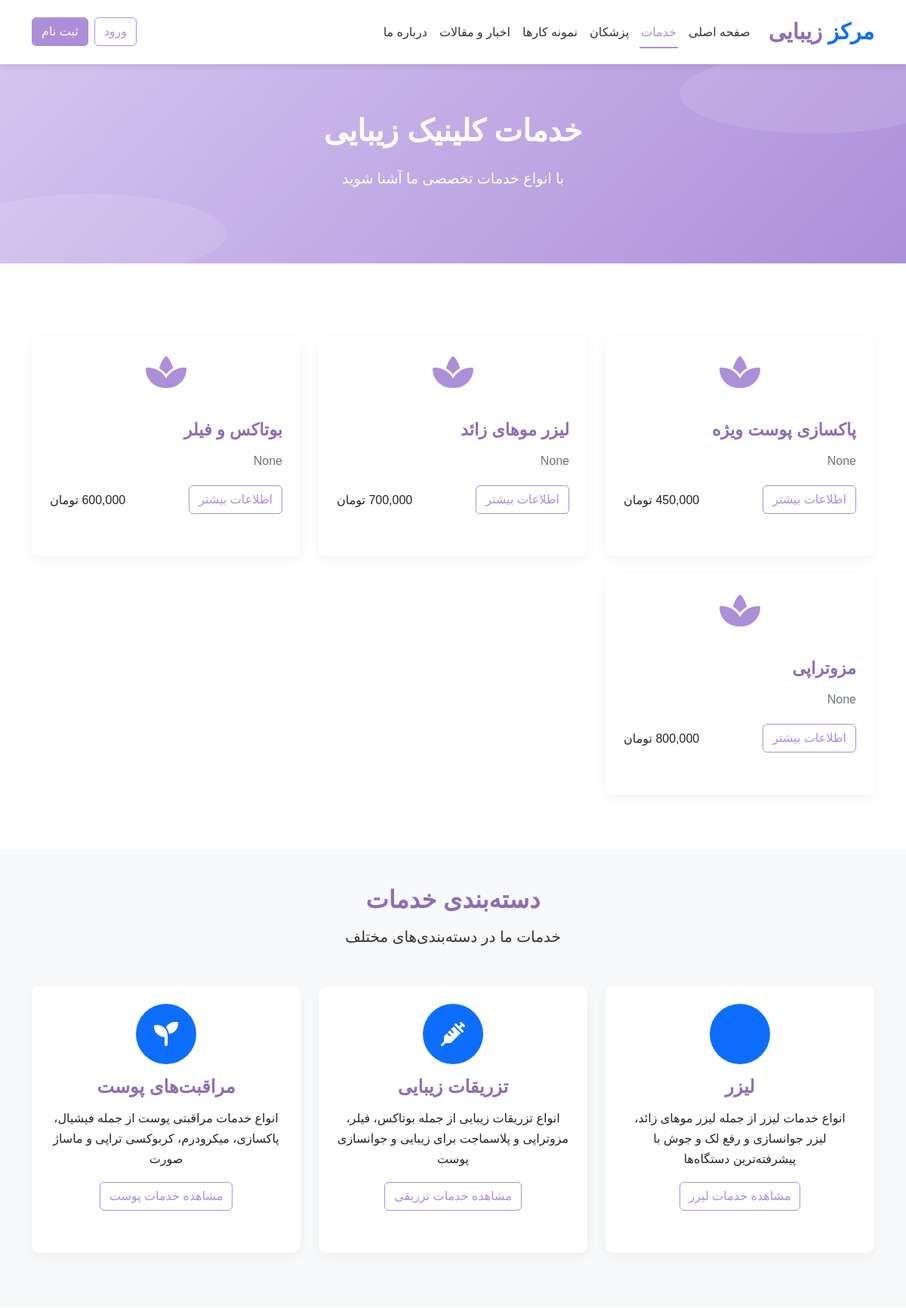
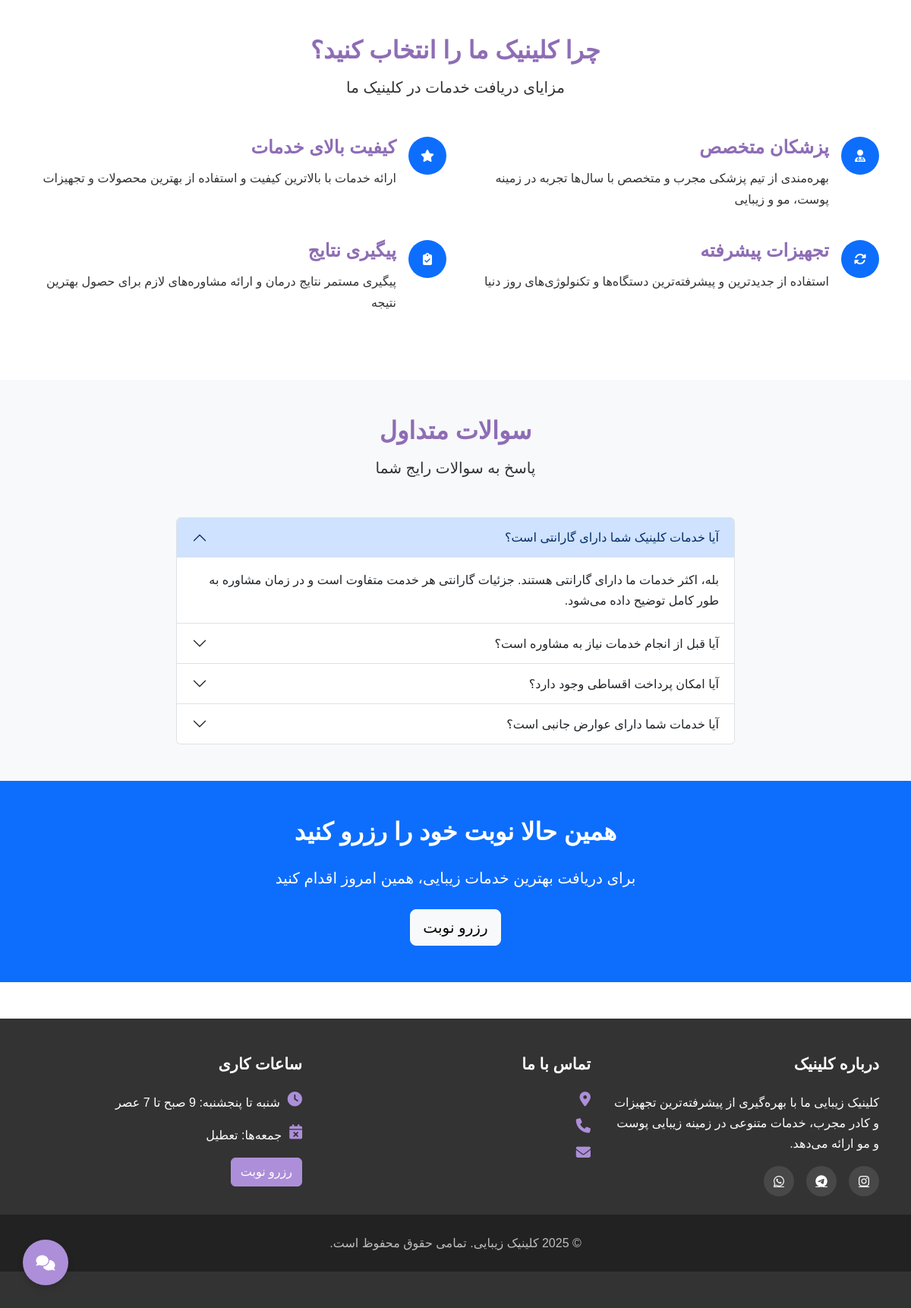
/services, run on the app's committed database (2 pictures, top to bottom).
### models.py (models this page shows)
class Service(db.Model):
    id = db.Column(db.Integer, primary_key=True)
    name = db.Column(db.String(100), nullable=False)
    description = db.Column(db.Text, default='')
    short_description = db.Column(db.String(255), default='')
    price = db.Column(db.Integer, default=0)
    duration = db.Column(db.Integer, default=30)  # in minutes
    image_url = db.Column(db.String(255), default='')
    appointments = db.relationship('Appointment', backref='service', lazy='dynamic')
    portfolio_items = db.relationship('Portfolio', backref='service', lazy='dynamic')

### routes.py (the view)
@main.route('/services')
def services():
    all_services = Service.query.all()
    return render_template('services.html', services=all_services)

### app.py (called while the page is built)
def create_app():
    app = Flask(__name__)
    app.config['SECRET_KEY'] = 'your_secret_key'  # حتماً یه کلید قوی بساز
    app.config['SQLALCHEMY_DATABASE_URI'] = 'sqlite:///beauty_clinic.db'
    app.config['SQLALCHEMY_TRACK_MODIFICATIONS'] = False
    @app.context_processor
    def inject_now():
        return {'now': datetime.utcnow()}
    db.init_app(app)
    admin.init_app(app)
    login_manager = LoginManager()
    login_manager.login_view = 'auth.login'  # اگر auth نداری می‌تونی برداری یا اصلاح کنی
    login_manager.init_app(app)
    @login_manager.user_loader
    def load_user(user_id):
        return User.query.get(int(user_id))
    app.register_blueprint(main)
    app.register_blueprint(auth_blueprint, url_prefix='/auth')
    app.register_blueprint(admin_bp)
    with app.app_context():
        db.create_all()
    return app

### templates/services.html (shortened to what this page needs)
{% extends "base.html" %}
{% block content %}
<section class="hero" style="padding: 4rem 0;">
    <div class="container text-center">
        <h1 data-aos="fade-up">خدمات کلینیک زیبایی</h1>
        <p class="lead" data-aos="fade-up" data-aos-delay="100">با انواع خدمات تخصصی ما آشنا شوید</p>
    </div>
</section>
<section class="py-5">
    <div class="container">
        <div class="row">
            {% for service in services %}
            <div class="col-md-6 col-lg-4 mb-4" data-aos="fade-up" data-aos-delay="{{ loop.index * 100 % 300 }}">
                <div class="card h-100">
                    {% if service.image_url %}
                    <img src="{{ service.image_url }}" class="card-img-top" alt="{{ service.name }}" style="height: 200px; object-fit: cover;">
                    {% else %}
                    <div class="text-center pt-4">
                        <i class="fas fa-spa service-icon"></i>
                    </div>
                    {% endif %}
                    <div class="card-body">
                        <h5 class="card-title">{{ service.name }}</h5>
                        <p class="card-text">{{ service.short_description }}</p>
                        <div class="d-flex justify-content-between align-items-center">
                            <a href="{{ url_for('main.service_detail', service_id=service.id) }}" class="btn btn-outline-primary">اطلاعات بیشتر</a>
                            <span class="price-tag">{{ "{:,}".format(service.price) }} تومان</span>
                        </div>
                    </div>
                </div>
            </div>
            {% endfor %}
        </div>
    </div>
</section>
<section class="py-5 bg-light">
    <div class="container">
        <div class="text-center mb-5">
            <h2 data-aos="fade-up">دسته‌بندی خدمات</h2>
            <p class="lead" data-aos="fade-up" data-aos-delay="100">خدمات ما در دسته‌بندی‌های مختلف</p>
        </div>
        <div class="row">
            <div class="col-md-4 mb-4" data-aos="fade-up">
                <div class="card h-100">
                    <div class="card-body text-center">
                        <div class="rounded-circle bg-primary text-white d-inline-flex align-items-center justify-content-center mb-3" style="width: 80px; height: 80px;">
                        </div>
                        <h4>لیزر</h4>
                        <p>انواع خدمات لیزر از جمله لیزر موهای زائد، لیزر جوانسازی و رفع لک و جوش با پیشرفته‌ترین دستگاه‌ها</p>
                        <a href="{{ url_for('main.services') }}#laser" class="btn btn-outline-primary">مشاهده خدمات لیزر</a>
                    </div>
                </div>
            </div>
            <div class="col-md-4 mb-4" data-aos="fade-up" data-aos-delay="100">
                <div class="card h-100">
                    <div class="card-body text-center">
                        <div class="rounded-circle bg-primary text-white d-inline-flex align-items-center justify-content-center mb-3" style="width: 80px; height: 80px;">
                            <i class="fas fa-syringe fa-2x"></i>
                        </div>
                        <h4>تزریقات زیبایی</h4>
                        <p>انواع تزریقات زیبایی از جمله بوتاکس، فیلر، مزوتراپی و پلاسماجت برای زیبایی و جوانسازی پوست</p>
                        <a href="{{ url_for('main.services') }}#injection" class="btn btn-outline-primary">مشاهده خدمات تزریقی</a>
                    </div>
                </div>
            </div>
            <div class="col-md-4 mb-4" data-aos="fade-up" data-aos-delay="200">
                <div class="card h-100">
                    <div class="card-body text-center">
                        <div class="rounded-circle bg-primary text-white d-inline-flex align-items-center justify-content-center mb-3" style="width: 80px; height: 80px;">
                            <i class="fas fa-seedling fa-2x"></i>
                        </div>
                        <h4>مراقبت‌های پوست</h4>
                        <p>انواع خدمات مراقبتی پوست از جمله فیشیال، پاکسازی، میکرودرم، کربوکسی تراپی و ماساژ صورت</p>
                        <a href="{{ url_for('main.services') }}#skin" class="btn btn-outline-primary">مشاهده خدمات پوست</a>
                    </div>
                </div>
            </div>
        </div>
    </div>
</section>
<section class="py-5">
    <div class="container">
        <div class="text-center mb-5">
            <h2 data-aos="fade-up">چرا کلینیک ما را انتخاب کنید؟</h2>
            <p class="lead" data-aos="fade-up" data-aos-delay="100">مزایای دریافت خدمات در کلینیک ما</p>
        </div>
        <div class="row">
            <div class="col-md-6 mb-4" data-aos="fade-right">
                <div class="d-flex">
                    <div class="me-3">
                        <div class="rounded-circle bg-primary text-white d-inline-flex align-items-center justify-content-center" style="width: 50px; height: 50px;">
                            <i class="fas fa-user-md"></i>
                        </div>
                    </div>
                    <div>
                        <h4>پزشکان متخصص</h4>
                        <p>بهره‌مندی از تیم پزشکی مجرب و متخصص با سال‌ها تجربه در زمینه پوست، مو و زیبایی</p>
                    </div>
                </div>
            </div>
            <div class="col-md-6 mb-4" data-aos="fade-left">
                <div class="d-flex">
                    <div class="me-3">
                        <div class="rounded-circle bg-primary text-white d-inline-flex align-items-center justify-content-center" style="width: 50px; height: 50px;">
                            <i class="fas fa-star"></i>
                        </div>
                    </div>
                    <div>
                        <h4>کیفیت بالای خدمات</h4>
                        <p>ارائه خدمات با بالاترین کیفیت و استفاده از بهترین محصولات و تجهیزات</p>
                    </div>
                </div>
            </div>
            <div class="col-md-6 mb-4" data-aos="fade-right">
                <div class="d-flex">
                    <div class="me-3">
                        <div class="rounded-circle bg-primary text-white d-inline-flex align-items-center justify-content-center" style="width: 50px; height: 50px;">
                            <i class="fas fa-sync-alt"></i>
                        </div>
                    </div>
                    <div>
                        <h4>تجهیزات پیشرفته</h4>
                        <p>استفاده از جدیدترین و پیشرفته‌ترین دستگاه‌ها و تکنولوژی‌های روز دنیا</p>
                    </div>
                </div>
            </div>
            <div class="col-md-6 mb-4" data-aos="fade-left">
                <div class="d-flex">
                    <div class="me-3">
                        <div class="rounded-circle bg-primary text-white d-inline-flex align-items-center justify-content-center" style="width: 50px; height: 50px;">
                            <i class="fas fa-clipboard-check"></i>
                        </div>
                    </div>
                    <div>
                        <h4>پیگیری نتایج</h4>
                        <p>پیگیری مستمر نتایج درمان و ارائه مشاوره‌های لازم برای حصول بهترین نتیجه</p>
                    </div>
                </div>
            </div>
        </div>
    </div>
</section>
<section class="py-5 bg-light">
    <div class="container">
        <div class="text-center mb-5">
            <h2 data-aos="fade-up">سوالات متداول</h2>
            <p class="lead" data-aos="fade-up" data-aos-delay="100">پاسخ به سوالات رایج شما</p>
        </div>
        <div class="row justify-content-center">
            <div class="col-lg-8">
                <div class="accordion" id="faqAccordion">
                    <div class="accordion-item" data-aos="fade-up">
                        <h2 class="accordion-header" id="headingOne">
                            <button class="accordion-button" type="button" data-bs-toggle="collapse" data-bs-target="#collapseOne" aria-expanded="true" aria-controls="collapseOne">
                                آیا خدمات کلینیک شما دارای گارانتی است؟
                            </button>
                        </h2>
                        <div id="collapseOne" class="accordion-collapse collapse show" aria-labelledby="headingOne" data-bs-parent="#faqAccordion">
                            <div class="accordion-body">
                                بله، اکثر خدمات ما دارای گارانتی هستند. جزئیات گارانتی هر خدمت متفاوت است و در زمان مشاوره به طور کامل توضیح داده می‌شود.
                            </div>
                        </div>
                    </div>
                    <div class="accordion-item" data-aos="fade-up" data-aos-delay="100">
                        <h2 class="accordion-header" id="headingTwo">
                            <button class="accordion-button collapsed" type="button" data-bs-toggle="collapse" data-bs-target="#collapseTwo" aria-expanded="false" aria-controls="collapseTwo">
                                آیا قبل از انجام خدمات نیاز به مشاوره است؟
                            </button>
                        </h2>
                    </div>
                    <div class="accordion-item" data-aos="fade-up" data-aos-delay="200">
                        <h2 class="accordion-header" id="headingThree">
                            <button class="accordion-button collapsed" type="button" data-bs-toggle="collapse" data-bs-target="#collapseThree" aria-expanded="false" aria-controls="collapseThree">
                                آیا امکان پرداخت اقساطی وجود دارد؟
                            </button>
                        </h2>
                    </div>
                    <div class="accordion-item" data-aos="fade-up" data-aos-delay="300">
                        <h2 class="accordion-header" id="headingFour">
                            <button class="accordion-button collapsed" type="button" data-bs-toggle="collapse" data-bs-target="#collapseFour" aria-expanded="false" aria-controls="collapseFour">
                                آیا خدمات شما دارای عوارض جانبی است؟
                            </button>
                        </h2>
                    </div>
                </div>
            </div>
        </div>
    </div>
</section>
<section class="py-5 bg-primary text-white">
    <div class="container text-center">
        <h2 class="text-white mb-4" data-aos="fade-up">همین حالا نوبت خود را رزرو کنید</h2>
        <p class="lead mb-4" data-aos="fade-up" data-aos-delay="100">برای دریافت بهترین خدمات زیبایی، همین امروز اقدام کنید</p>
        <a href="{{ url_for('main.booking') }}" class="btn btn-light btn-lg" data-aos="fade-up" data-aos-delay="200">رزرو نوبت</a>
    </div>
</section>
{% endblock %}

### static/css/style.css (style rules this page uses)
:root { --primary-color: #ad8fd9; --primary-light: #d5c4f1; --primary-dark: #8e6db5; --white: #ffffff; --light-gray: #f8f9fa; --dark-gray: #6c757d; --success: #28a745; --danger: #dc3545; --warning: #ffc107; --info: #17a2b8; }
body { font-family: 'Vazir', 'Tahoma', sans-serif; direction: rtl; text-align: right; background-color: var(--white); color: #333; line-height: 1.7; }
h1, h2, h3, h4, h5, h6 { font-weight: bold; color: var(--primary-dark); margin-bottom: 0.8rem; }
a { color: var(--primary-dark); transition: color 0.3s ease; }
.btn-outline-primary { border-color: var(--primary-color); color: var(--primary-color); }
.hero { background: linear-gradient(135deg, var(--primary-light) 0%, var(--primary-color) 100%); padding: 6rem 0; margin-bottom: 3rem; position: relative; overflow: hidden; }
.hero::before { content: ''; position: absolute; top: -5%; right: -5%; width: 30%; height: 40%; background-color: rgba(255, 255, 255, 0.1); border-radius: 50%; }
.hero::after { content: ''; position: absolute; bottom: -5%; left: -5%; width: 30%; height: 40%; background-color: rgba(255, 255, 255, 0.1); border-radius: 50%; }
.hero h1 { color: var(--white); font-size: 2.5rem; margin-bottom: 1.5rem; }
.hero p { color: var(--white); font-size: 1.2rem; margin-bottom: 2rem; }
.card { border: none; border-radius: 10px; box-shadow: 0 5px 15px rgba(0, 0, 0, 0.05); overflow: hidden; transition: transform 0.3s ease, box-shadow 0.3s ease; margin-bottom: 2rem; }
.card-body { padding: 1.5rem; }
.card-title { font-size: 1.4rem; margin-bottom: 0.8rem; color: var(--primary-dark); }
.card-text { color: var(--dark-gray); margin-bottom: 1.2rem; }
.service-icon { font-size: 3rem; color: var(--primary-color); margin-bottom: 1rem; }
[data-aos] { transition-property: transform, opacity !important; }

### data on the page
Service: name "پاکسازی پوست ویژه", short_description "None", price "450,000"
Service: name "لیزر موهای زائد", short_description "None", price "700,000"
Service: name "بوتاکس و فیلر", short_description "None", price "600,000"
Service: name "مزوتراپی", short_description "None", price "800,000"
